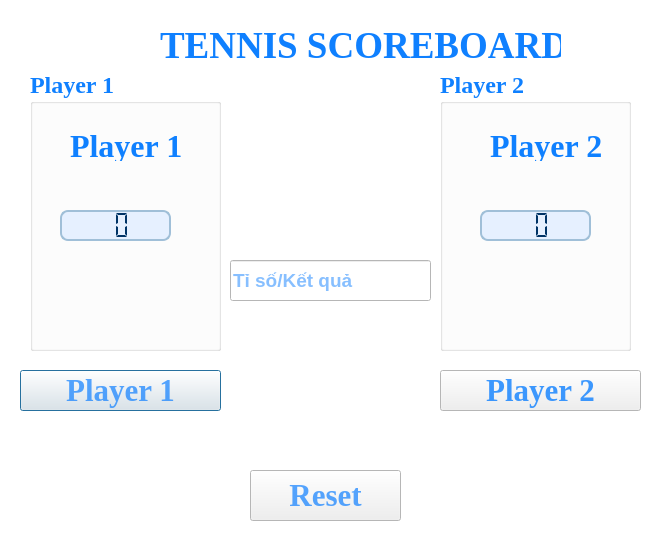
<?xml version="1.0" encoding="UTF-8"?>
<ui version="4.0">
 <class>bangdiemtennis</class>
 <widget class="QDialog" name="bangdiemtennis">
  <property name="geometry">
   <rect>
    <x>0</x>
    <y>0</y>
    <width>660</width>
    <height>560</height>
   </rect>
  </property>
  <property name="sizePolicy">
   <sizepolicy hsizetype="Fixed" vsizetype="Fixed">
    <horstretch>0</horstretch>
    <verstretch>0</verstretch>
   </sizepolicy>
  </property>
  <property name="minimumSize">
   <size>
    <width>660</width>
    <height>560</height>
   </size>
  </property>
  <property name="maximumSize">
   <size>
    <width>660</width>
    <height>560</height>
   </size>
  </property>
  <property name="palette">
   <palette>
    <active>
     <colorrole role="WindowText">
      <brush brushstyle="SolidPattern">
       <color alpha="255">
        <red>15</red>
        <green>128</green>
        <blue>255</blue>
       </color>
      </brush>
     </colorrole>
     <colorrole role="Text">
      <brush brushstyle="SolidPattern">
       <color alpha="255">
        <red>0</red>
        <green>0</green>
        <blue>127</blue>
       </color>
      </brush>
     </colorrole>
     <colorrole role="BrightText">
      <brush brushstyle="SolidPattern">
       <color alpha="255">
        <red>32</red>
        <green>255</green>
        <blue>255</blue>
       </color>
      </brush>
     </colorrole>
     <colorrole role="ButtonText">
      <brush brushstyle="SolidPattern">
       <color alpha="255">
        <red>102</red>
        <green>204</green>
        <blue>255</blue>
       </color>
      </brush>
     </colorrole>
     <colorrole role="Base">
      <brush brushstyle="SolidPattern">
       <color alpha="255">
        <red>255</red>
        <green>255</green>
        <blue>255</blue>
       </color>
      </brush>
     </colorrole>
     <colorrole role="Window">
      <brush brushstyle="SolidPattern">
       <color alpha="255">
        <red>255</red>
        <green>255</green>
        <blue>255</blue>
       </color>
      </brush>
     </colorrole>
    </active>
    <inactive>
     <colorrole role="WindowText">
      <brush brushstyle="SolidPattern">
       <color alpha="255">
        <red>15</red>
        <green>128</green>
        <blue>255</blue>
       </color>
      </brush>
     </colorrole>
     <colorrole role="Text">
      <brush brushstyle="SolidPattern">
       <color alpha="255">
        <red>0</red>
        <green>0</green>
        <blue>127</blue>
       </color>
      </brush>
     </colorrole>
     <colorrole role="BrightText">
      <brush brushstyle="SolidPattern">
       <color alpha="255">
        <red>32</red>
        <green>255</green>
        <blue>255</blue>
       </color>
      </brush>
     </colorrole>
     <colorrole role="ButtonText">
      <brush brushstyle="SolidPattern">
       <color alpha="255">
        <red>102</red>
        <green>204</green>
        <blue>255</blue>
       </color>
      </brush>
     </colorrole>
     <colorrole role="Base">
      <brush brushstyle="SolidPattern">
       <color alpha="255">
        <red>255</red>
        <green>255</green>
        <blue>255</blue>
       </color>
      </brush>
     </colorrole>
     <colorrole role="Window">
      <brush brushstyle="SolidPattern">
       <color alpha="255">
        <red>255</red>
        <green>255</green>
        <blue>255</blue>
       </color>
      </brush>
     </colorrole>
    </inactive>
    <disabled>
     <colorrole role="WindowText">
      <brush brushstyle="SolidPattern">
       <color alpha="255">
        <red>127</red>
        <green>127</green>
        <blue>127</blue>
       </color>
      </brush>
     </colorrole>
     <colorrole role="Text">
      <brush brushstyle="SolidPattern">
       <color alpha="255">
        <red>127</red>
        <green>127</green>
        <blue>127</blue>
       </color>
      </brush>
     </colorrole>
     <colorrole role="BrightText">
      <brush brushstyle="SolidPattern">
       <color alpha="255">
        <red>32</red>
        <green>255</green>
        <blue>255</blue>
       </color>
      </brush>
     </colorrole>
     <colorrole role="ButtonText">
      <brush brushstyle="SolidPattern">
       <color alpha="255">
        <red>148</red>
        <green>148</green>
        <blue>148</blue>
       </color>
      </brush>
     </colorrole>
     <colorrole role="Base">
      <brush brushstyle="SolidPattern">
       <color alpha="255">
        <red>255</red>
        <green>255</green>
        <blue>255</blue>
       </color>
      </brush>
     </colorrole>
     <colorrole role="Window">
      <brush brushstyle="SolidPattern">
       <color alpha="255">
        <red>255</red>
        <green>255</green>
        <blue>255</blue>
       </color>
      </brush>
     </colorrole>
    </disabled>
   </palette>
  </property>
  <property name="font">
   <font>
    <pointsize>8</pointsize>
    <weight>75</weight>
    <bold>true</bold>
   </font>
  </property>
  <property name="windowTitle">
   <string>Dialog</string>
  </property>
  <widget class="QGroupBox" name="grp_p1">
   <property name="geometry">
    <rect>
     <x>30</x>
     <y>70</y>
     <width>191</width>
     <height>281</height>
    </rect>
   </property>
   <property name="palette">
    <palette>
     <active>
      <colorrole role="Text">
       <brush brushstyle="SolidPattern">
        <color alpha="205">
         <red>15</red>
         <green>128</green>
         <blue>255</blue>
        </color>
       </brush>
      </colorrole>
      <colorrole role="BrightText">
       <brush brushstyle="SolidPattern">
        <color alpha="138">
         <red>49</red>
         <green>0</green>
         <blue>255</blue>
        </color>
       </brush>
      </colorrole>
      <colorrole role="ButtonText">
       <brush brushstyle="SolidPattern">
        <color alpha="154">
         <red>15</red>
         <green>128</green>
         <blue>255</blue>
        </color>
       </brush>
      </colorrole>
     </active>
     <inactive>
      <colorrole role="Text">
       <brush brushstyle="SolidPattern">
        <color alpha="205">
         <red>15</red>
         <green>128</green>
         <blue>255</blue>
        </color>
       </brush>
      </colorrole>
      <colorrole role="BrightText">
       <brush brushstyle="SolidPattern">
        <color alpha="138">
         <red>49</red>
         <green>0</green>
         <blue>255</blue>
        </color>
       </brush>
      </colorrole>
      <colorrole role="ButtonText">
       <brush brushstyle="SolidPattern">
        <color alpha="154">
         <red>15</red>
         <green>128</green>
         <blue>255</blue>
        </color>
       </brush>
      </colorrole>
     </inactive>
     <disabled>
      <colorrole role="Text">
       <brush brushstyle="SolidPattern">
        <color alpha="255">
         <red>127</red>
         <green>127</green>
         <blue>127</blue>
        </color>
       </brush>
      </colorrole>
      <colorrole role="BrightText">
       <brush brushstyle="SolidPattern">
        <color alpha="138">
         <red>49</red>
         <green>0</green>
         <blue>255</blue>
        </color>
       </brush>
      </colorrole>
      <colorrole role="ButtonText">
       <brush brushstyle="SolidPattern">
        <color alpha="255">
         <red>148</red>
         <green>148</green>
         <blue>148</blue>
        </color>
       </brush>
      </colorrole>
     </disabled>
    </palette>
   </property>
   <property name="font">
    <font>
     <family>Times New Roman</family>
     <pointsize>18</pointsize>
    </font>
   </property>
   <property name="title">
    <string>Player 1</string>
   </property>
   <widget class="QLabel" name="lbl_p1">
    <property name="geometry">
     <rect>
      <x>40</x>
      <y>60</y>
      <width>111</width>
      <height>31</height>
     </rect>
    </property>
    <property name="font">
     <font>
      <family>Times New Roman</family>
      <pointsize>24</pointsize>
     </font>
    </property>
    <property name="text">
     <string>Player 1 </string>
    </property>
   </widget>
   <widget class="QLabel" name="lbplayer1_2">
    <property name="geometry">
     <rect>
      <x>70</x>
      <y>126</y>
      <width>60</width>
      <height>20</height>
     </rect>
    </property>
    <property name="text">
     <string/>
    </property>
   </widget>
   <widget class="QLCDNumber" name="lcd_p1">
    <property name="geometry">
     <rect>
      <x>30</x>
      <y>140</y>
      <width>111</width>
      <height>31</height>
     </rect>
    </property>
    <property name="palette">
     <palette>
      <active>
       <colorrole role="WindowText">
        <brush brushstyle="SolidPattern">
         <color alpha="255">
          <red>0</red>
          <green>51</green>
          <blue>102</blue>
         </color>
        </brush>
       </colorrole>
       <colorrole role="Button">
        <brush brushstyle="SolidPattern">
         <color alpha="255">
          <red>230</red>
          <green>240</green>
          <blue>255</blue>
         </color>
        </brush>
       </colorrole>
       <colorrole role="Light">
        <brush brushstyle="SolidPattern">
         <color alpha="204">
          <red>15</red>
          <green>128</green>
          <blue>255</blue>
         </color>
        </brush>
       </colorrole>
       <colorrole role="Text">
        <brush brushstyle="SolidPattern">
         <color alpha="255">
          <red>0</red>
          <green>51</green>
          <blue>102</blue>
         </color>
        </brush>
       </colorrole>
       <colorrole role="ButtonText">
        <brush brushstyle="SolidPattern">
         <color alpha="255">
          <red>0</red>
          <green>51</green>
          <blue>102</blue>
         </color>
        </brush>
       </colorrole>
       <colorrole role="Base">
        <brush brushstyle="SolidPattern">
         <color alpha="255">
          <red>230</red>
          <green>240</green>
          <blue>255</blue>
         </color>
        </brush>
       </colorrole>
       <colorrole role="Window">
        <brush brushstyle="SolidPattern">
         <color alpha="255">
          <red>230</red>
          <green>240</green>
          <blue>255</blue>
         </color>
        </brush>
       </colorrole>
      </active>
      <inactive>
       <colorrole role="WindowText">
        <brush brushstyle="SolidPattern">
         <color alpha="255">
          <red>0</red>
          <green>51</green>
          <blue>102</blue>
         </color>
        </brush>
       </colorrole>
       <colorrole role="Button">
        <brush brushstyle="SolidPattern">
         <color alpha="255">
          <red>230</red>
          <green>240</green>
          <blue>255</blue>
         </color>
        </brush>
       </colorrole>
       <colorrole role="Light">
        <brush brushstyle="SolidPattern">
         <color alpha="204">
          <red>15</red>
          <green>128</green>
          <blue>255</blue>
         </color>
        </brush>
       </colorrole>
       <colorrole role="Text">
        <brush brushstyle="SolidPattern">
         <color alpha="255">
          <red>0</red>
          <green>51</green>
          <blue>102</blue>
         </color>
        </brush>
       </colorrole>
       <colorrole role="ButtonText">
        <brush brushstyle="SolidPattern">
         <color alpha="255">
          <red>0</red>
          <green>51</green>
          <blue>102</blue>
         </color>
        </brush>
       </colorrole>
       <colorrole role="Base">
        <brush brushstyle="SolidPattern">
         <color alpha="255">
          <red>230</red>
          <green>240</green>
          <blue>255</blue>
         </color>
        </brush>
       </colorrole>
       <colorrole role="Window">
        <brush brushstyle="SolidPattern">
         <color alpha="255">
          <red>230</red>
          <green>240</green>
          <blue>255</blue>
         </color>
        </brush>
       </colorrole>
      </inactive>
      <disabled>
       <colorrole role="WindowText">
        <brush brushstyle="SolidPattern">
         <color alpha="255">
          <red>0</red>
          <green>51</green>
          <blue>102</blue>
         </color>
        </brush>
       </colorrole>
       <colorrole role="Button">
        <brush brushstyle="SolidPattern">
         <color alpha="255">
          <red>230</red>
          <green>240</green>
          <blue>255</blue>
         </color>
        </brush>
       </colorrole>
       <colorrole role="Light">
        <brush brushstyle="SolidPattern">
         <color alpha="204">
          <red>15</red>
          <green>128</green>
          <blue>255</blue>
         </color>
        </brush>
       </colorrole>
       <colorrole role="Text">
        <brush brushstyle="SolidPattern">
         <color alpha="255">
          <red>0</red>
          <green>51</green>
          <blue>102</blue>
         </color>
        </brush>
       </colorrole>
       <colorrole role="ButtonText">
        <brush brushstyle="SolidPattern">
         <color alpha="255">
          <red>0</red>
          <green>51</green>
          <blue>102</blue>
         </color>
        </brush>
       </colorrole>
       <colorrole role="Base">
        <brush brushstyle="SolidPattern">
         <color alpha="255">
          <red>230</red>
          <green>240</green>
          <blue>255</blue>
         </color>
        </brush>
       </colorrole>
       <colorrole role="Window">
        <brush brushstyle="SolidPattern">
         <color alpha="255">
          <red>230</red>
          <green>240</green>
          <blue>255</blue>
         </color>
        </brush>
       </colorrole>
      </disabled>
     </palette>
    </property>
    <property name="font">
     <font>
      <pointsize>22</pointsize>
     </font>
    </property>
    <property name="styleSheet">
     <string notr="true">QLCDNumber {
    background-color: #E6F0FF;
    border: 2px solid #A0BFD8;
    border-radius: 8px;
    color: #003366;
}

</string>
    </property>
    <property name="digitCount">
     <number>2</number>
    </property>
    <property name="segmentStyle">
     <enum>QLCDNumber::Flat</enum>
    </property>
   </widget>
  </widget>
  <widget class="QLabel" name="lbtenniscscorer">
   <property name="geometry">
    <rect>
     <x>160</x>
     <y>30</y>
     <width>401</width>
     <height>31</height>
    </rect>
   </property>
   <property name="palette">
    <palette>
     <active>
      <colorrole role="WindowText">
       <brush brushstyle="SolidPattern">
        <color alpha="255">
         <red>15</red>
         <green>128</green>
         <blue>255</blue>
        </color>
       </brush>
      </colorrole>
      <colorrole role="Text">
       <brush brushstyle="SolidPattern">
        <color alpha="255">
         <red>15</red>
         <green>128</green>
         <blue>255</blue>
        </color>
       </brush>
      </colorrole>
      <colorrole role="BrightText">
       <brush brushstyle="SolidPattern">
        <color alpha="146">
         <red>113</red>
         <green>255</green>
         <blue>248</blue>
        </color>
       </brush>
      </colorrole>
      <colorrole role="ButtonText">
       <brush brushstyle="SolidPattern">
        <color alpha="255">
         <red>11</red>
         <green>50</green>
         <blue>255</blue>
        </color>
       </brush>
      </colorrole>
     </active>
     <inactive>
      <colorrole role="WindowText">
       <brush brushstyle="SolidPattern">
        <color alpha="255">
         <red>15</red>
         <green>128</green>
         <blue>255</blue>
        </color>
       </brush>
      </colorrole>
      <colorrole role="Text">
       <brush brushstyle="SolidPattern">
        <color alpha="255">
         <red>15</red>
         <green>128</green>
         <blue>255</blue>
        </color>
       </brush>
      </colorrole>
      <colorrole role="BrightText">
       <brush brushstyle="SolidPattern">
        <color alpha="146">
         <red>113</red>
         <green>255</green>
         <blue>248</blue>
        </color>
       </brush>
      </colorrole>
      <colorrole role="ButtonText">
       <brush brushstyle="SolidPattern">
        <color alpha="255">
         <red>11</red>
         <green>50</green>
         <blue>255</blue>
        </color>
       </brush>
      </colorrole>
     </inactive>
     <disabled>
      <colorrole role="WindowText">
       <brush brushstyle="SolidPattern">
        <color alpha="255">
         <red>127</red>
         <green>127</green>
         <blue>127</blue>
        </color>
       </brush>
      </colorrole>
      <colorrole role="Text">
       <brush brushstyle="SolidPattern">
        <color alpha="255">
         <red>127</red>
         <green>127</green>
         <blue>127</blue>
        </color>
       </brush>
      </colorrole>
      <colorrole role="BrightText">
       <brush brushstyle="SolidPattern">
        <color alpha="146">
         <red>113</red>
         <green>255</green>
         <blue>248</blue>
        </color>
       </brush>
      </colorrole>
      <colorrole role="ButtonText">
       <brush brushstyle="SolidPattern">
        <color alpha="255">
         <red>148</red>
         <green>148</green>
         <blue>148</blue>
        </color>
       </brush>
      </colorrole>
     </disabled>
    </palette>
   </property>
   <property name="font">
    <font>
     <family>Times New Roman</family>
     <pointsize>28</pointsize>
     <weight>75</weight>
     <bold>true</bold>
    </font>
   </property>
   <property name="text">
    <string>TENNIS SCOREBOARD</string>
   </property>
  </widget>
  <widget class="QGroupBox" name="grp_p2">
   <property name="geometry">
    <rect>
     <x>440</x>
     <y>70</y>
     <width>191</width>
     <height>281</height>
    </rect>
   </property>
   <property name="palette">
    <palette>
     <active>
      <colorrole role="Text">
       <brush brushstyle="SolidPattern">
        <color alpha="205">
         <red>15</red>
         <green>128</green>
         <blue>255</blue>
        </color>
       </brush>
      </colorrole>
     </active>
     <inactive>
      <colorrole role="Text">
       <brush brushstyle="SolidPattern">
        <color alpha="205">
         <red>15</red>
         <green>128</green>
         <blue>255</blue>
        </color>
       </brush>
      </colorrole>
     </inactive>
     <disabled>
      <colorrole role="Text">
       <brush brushstyle="SolidPattern">
        <color alpha="255">
         <red>127</red>
         <green>127</green>
         <blue>127</blue>
        </color>
       </brush>
      </colorrole>
     </disabled>
    </palette>
   </property>
   <property name="font">
    <font>
     <family>Times New Roman</family>
     <pointsize>18</pointsize>
    </font>
   </property>
   <property name="title">
    <string>Player 2</string>
   </property>
   <widget class="QLabel" name="lbl_p2">
    <property name="geometry">
     <rect>
      <x>50</x>
      <y>60</y>
      <width>111</width>
      <height>31</height>
     </rect>
    </property>
    <property name="font">
     <font>
      <family>Times New Roman</family>
      <pointsize>24</pointsize>
     </font>
    </property>
    <property name="text">
     <string>Player 2</string>
    </property>
   </widget>
   <widget class="QLabel" name="lbplayer1_4">
    <property name="geometry">
     <rect>
      <x>70</x>
      <y>126</y>
      <width>60</width>
      <height>20</height>
     </rect>
    </property>
    <property name="text">
     <string/>
    </property>
   </widget>
   <widget class="QLCDNumber" name="lcd_p2">
    <property name="geometry">
     <rect>
      <x>40</x>
      <y>140</y>
      <width>111</width>
      <height>31</height>
     </rect>
    </property>
    <property name="palette">
     <palette>
      <active>
       <colorrole role="WindowText">
        <brush brushstyle="SolidPattern">
         <color alpha="255">
          <red>0</red>
          <green>51</green>
          <blue>102</blue>
         </color>
        </brush>
       </colorrole>
       <colorrole role="Button">
        <brush brushstyle="SolidPattern">
         <color alpha="255">
          <red>230</red>
          <green>240</green>
          <blue>255</blue>
         </color>
        </brush>
       </colorrole>
       <colorrole role="Light">
        <brush brushstyle="SolidPattern">
         <color alpha="204">
          <red>15</red>
          <green>128</green>
          <blue>255</blue>
         </color>
        </brush>
       </colorrole>
       <colorrole role="Text">
        <brush brushstyle="SolidPattern">
         <color alpha="255">
          <red>0</red>
          <green>51</green>
          <blue>102</blue>
         </color>
        </brush>
       </colorrole>
       <colorrole role="ButtonText">
        <brush brushstyle="SolidPattern">
         <color alpha="255">
          <red>0</red>
          <green>51</green>
          <blue>102</blue>
         </color>
        </brush>
       </colorrole>
       <colorrole role="Base">
        <brush brushstyle="SolidPattern">
         <color alpha="255">
          <red>230</red>
          <green>240</green>
          <blue>255</blue>
         </color>
        </brush>
       </colorrole>
       <colorrole role="Window">
        <brush brushstyle="SolidPattern">
         <color alpha="255">
          <red>230</red>
          <green>240</green>
          <blue>255</blue>
         </color>
        </brush>
       </colorrole>
      </active>
      <inactive>
       <colorrole role="WindowText">
        <brush brushstyle="SolidPattern">
         <color alpha="255">
          <red>0</red>
          <green>51</green>
          <blue>102</blue>
         </color>
        </brush>
       </colorrole>
       <colorrole role="Button">
        <brush brushstyle="SolidPattern">
         <color alpha="255">
          <red>230</red>
          <green>240</green>
          <blue>255</blue>
         </color>
        </brush>
       </colorrole>
       <colorrole role="Light">
        <brush brushstyle="SolidPattern">
         <color alpha="204">
          <red>15</red>
          <green>128</green>
          <blue>255</blue>
         </color>
        </brush>
       </colorrole>
       <colorrole role="Text">
        <brush brushstyle="SolidPattern">
         <color alpha="255">
          <red>0</red>
          <green>51</green>
          <blue>102</blue>
         </color>
        </brush>
       </colorrole>
       <colorrole role="ButtonText">
        <brush brushstyle="SolidPattern">
         <color alpha="255">
          <red>0</red>
          <green>51</green>
          <blue>102</blue>
         </color>
        </brush>
       </colorrole>
       <colorrole role="Base">
        <brush brushstyle="SolidPattern">
         <color alpha="255">
          <red>230</red>
          <green>240</green>
          <blue>255</blue>
         </color>
        </brush>
       </colorrole>
       <colorrole role="Window">
        <brush brushstyle="SolidPattern">
         <color alpha="255">
          <red>230</red>
          <green>240</green>
          <blue>255</blue>
         </color>
        </brush>
       </colorrole>
      </inactive>
      <disabled>
       <colorrole role="WindowText">
        <brush brushstyle="SolidPattern">
         <color alpha="255">
          <red>0</red>
          <green>51</green>
          <blue>102</blue>
         </color>
        </brush>
       </colorrole>
       <colorrole role="Button">
        <brush brushstyle="SolidPattern">
         <color alpha="255">
          <red>230</red>
          <green>240</green>
          <blue>255</blue>
         </color>
        </brush>
       </colorrole>
       <colorrole role="Light">
        <brush brushstyle="SolidPattern">
         <color alpha="204">
          <red>15</red>
          <green>128</green>
          <blue>255</blue>
         </color>
        </brush>
       </colorrole>
       <colorrole role="Text">
        <brush brushstyle="SolidPattern">
         <color alpha="255">
          <red>0</red>
          <green>51</green>
          <blue>102</blue>
         </color>
        </brush>
       </colorrole>
       <colorrole role="ButtonText">
        <brush brushstyle="SolidPattern">
         <color alpha="255">
          <red>0</red>
          <green>51</green>
          <blue>102</blue>
         </color>
        </brush>
       </colorrole>
       <colorrole role="Base">
        <brush brushstyle="SolidPattern">
         <color alpha="255">
          <red>230</red>
          <green>240</green>
          <blue>255</blue>
         </color>
        </brush>
       </colorrole>
       <colorrole role="Window">
        <brush brushstyle="SolidPattern">
         <color alpha="255">
          <red>230</red>
          <green>240</green>
          <blue>255</blue>
         </color>
        </brush>
       </colorrole>
      </disabled>
     </palette>
    </property>
    <property name="font">
     <font>
      <pointsize>22</pointsize>
     </font>
    </property>
    <property name="styleSheet">
     <string notr="true">QLCDNumber {
    background-color: #E6F0FF;
    border: 2px solid #A0BFD8;
    border-radius: 8px;
    color: #003366;
}

</string>
    </property>
    <property name="digitCount">
     <number>2</number>
    </property>
    <property name="segmentStyle">
     <enum>QLCDNumber::Flat</enum>
    </property>
   </widget>
  </widget>
  <widget class="QPushButton" name="btn_p1">
   <property name="geometry">
    <rect>
     <x>20</x>
     <y>370</y>
     <width>201</width>
     <height>41</height>
    </rect>
   </property>
   <property name="palette">
    <palette>
     <active>
      <colorrole role="BrightText">
       <brush brushstyle="SolidPattern">
        <color alpha="51">
         <red>16</red>
         <green>96</green>
         <blue>255</blue>
        </color>
       </brush>
      </colorrole>
      <colorrole role="ButtonText">
       <brush brushstyle="SolidPattern">
        <color alpha="180">
         <red>15</red>
         <green>128</green>
         <blue>255</blue>
        </color>
       </brush>
      </colorrole>
     </active>
     <inactive>
      <colorrole role="BrightText">
       <brush brushstyle="SolidPattern">
        <color alpha="51">
         <red>16</red>
         <green>96</green>
         <blue>255</blue>
        </color>
       </brush>
      </colorrole>
      <colorrole role="ButtonText">
       <brush brushstyle="SolidPattern">
        <color alpha="180">
         <red>15</red>
         <green>128</green>
         <blue>255</blue>
        </color>
       </brush>
      </colorrole>
     </inactive>
     <disabled>
      <colorrole role="BrightText">
       <brush brushstyle="SolidPattern">
        <color alpha="51">
         <red>16</red>
         <green>96</green>
         <blue>255</blue>
        </color>
       </brush>
      </colorrole>
      <colorrole role="ButtonText">
       <brush brushstyle="SolidPattern">
        <color alpha="255">
         <red>148</red>
         <green>148</green>
         <blue>148</blue>
        </color>
       </brush>
      </colorrole>
     </disabled>
    </palette>
   </property>
   <property name="font">
    <font>
     <family>Times New Roman</family>
     <pointsize>23</pointsize>
    </font>
   </property>
   <property name="text">
    <string>Player 1</string>
   </property>
  </widget>
  <widget class="QPushButton" name="btn_p2">
   <property name="geometry">
    <rect>
     <x>440</x>
     <y>370</y>
     <width>201</width>
     <height>41</height>
    </rect>
   </property>
   <property name="palette">
    <palette>
     <active>
      <colorrole role="ButtonText">
       <brush brushstyle="SolidPattern">
        <color alpha="205">
         <red>15</red>
         <green>128</green>
         <blue>255</blue>
        </color>
       </brush>
      </colorrole>
     </active>
     <inactive>
      <colorrole role="ButtonText">
       <brush brushstyle="SolidPattern">
        <color alpha="205">
         <red>15</red>
         <green>128</green>
         <blue>255</blue>
        </color>
       </brush>
      </colorrole>
     </inactive>
     <disabled>
      <colorrole role="ButtonText">
       <brush brushstyle="SolidPattern">
        <color alpha="255">
         <red>148</red>
         <green>148</green>
         <blue>148</blue>
        </color>
       </brush>
      </colorrole>
     </disabled>
    </palette>
   </property>
   <property name="font">
    <font>
     <family>Times New Roman</family>
     <pointsize>23</pointsize>
    </font>
   </property>
   <property name="text">
    <string>Player 2</string>
   </property>
  </widget>
  <widget class="QPushButton" name="btn_reset">
   <property name="geometry">
    <rect>
     <x>250</x>
     <y>470</y>
     <width>151</width>
     <height>51</height>
    </rect>
   </property>
   <property name="palette">
    <palette>
     <active>
      <colorrole role="BrightText">
       <brush brushstyle="SolidPattern">
        <color alpha="51">
         <red>16</red>
         <green>96</green>
         <blue>255</blue>
        </color>
       </brush>
      </colorrole>
      <colorrole role="ButtonText">
       <brush brushstyle="SolidPattern">
        <color alpha="180">
         <red>15</red>
         <green>128</green>
         <blue>255</blue>
        </color>
       </brush>
      </colorrole>
     </active>
     <inactive>
      <colorrole role="BrightText">
       <brush brushstyle="SolidPattern">
        <color alpha="51">
         <red>16</red>
         <green>96</green>
         <blue>255</blue>
        </color>
       </brush>
      </colorrole>
      <colorrole role="ButtonText">
       <brush brushstyle="SolidPattern">
        <color alpha="180">
         <red>15</red>
         <green>128</green>
         <blue>255</blue>
        </color>
       </brush>
      </colorrole>
     </inactive>
     <disabled>
      <colorrole role="BrightText">
       <brush brushstyle="SolidPattern">
        <color alpha="51">
         <red>16</red>
         <green>96</green>
         <blue>255</blue>
        </color>
       </brush>
      </colorrole>
      <colorrole role="ButtonText">
       <brush brushstyle="SolidPattern">
        <color alpha="255">
         <red>148</red>
         <green>148</green>
         <blue>148</blue>
        </color>
       </brush>
      </colorrole>
     </disabled>
    </palette>
   </property>
   <property name="font">
    <font>
     <family>Times New Roman</family>
     <pointsize>23</pointsize>
    </font>
   </property>
   <property name="text">
    <string>Reset</string>
   </property>
  </widget>
  <widget class="QLineEdit" name="lne_kqua">
   <property name="geometry">
    <rect>
     <x>230</x>
     <y>260</y>
     <width>201</width>
     <height>41</height>
    </rect>
   </property>
   <property name="palette">
    <palette>
     <active>
      <colorrole role="Text">
       <brush brushstyle="SolidPattern">
        <color alpha="255">
         <red>15</red>
         <green>128</green>
         <blue>255</blue>
        </color>
       </brush>
      </colorrole>
     </active>
     <inactive>
      <colorrole role="Text">
       <brush brushstyle="SolidPattern">
        <color alpha="255">
         <red>15</red>
         <green>128</green>
         <blue>255</blue>
        </color>
       </brush>
      </colorrole>
     </inactive>
     <disabled>
      <colorrole role="Text">
       <brush brushstyle="SolidPattern">
        <color alpha="255">
         <red>127</red>
         <green>127</green>
         <blue>127</blue>
        </color>
       </brush>
      </colorrole>
     </disabled>
    </palette>
   </property>
   <property name="font">
    <font>
     <pointsize>14</pointsize>
     <weight>75</weight>
     <bold>true</bold>
    </font>
   </property>
   <property name="text">
    <string/>
   </property>
   <property name="readOnly">
    <bool>true</bool>
   </property>
   <property name="placeholderText">
    <string>Tỉ số/Kết quả</string>
   </property>
  </widget>
 </widget>
 <resources/>
 <connections/>
</ui>
